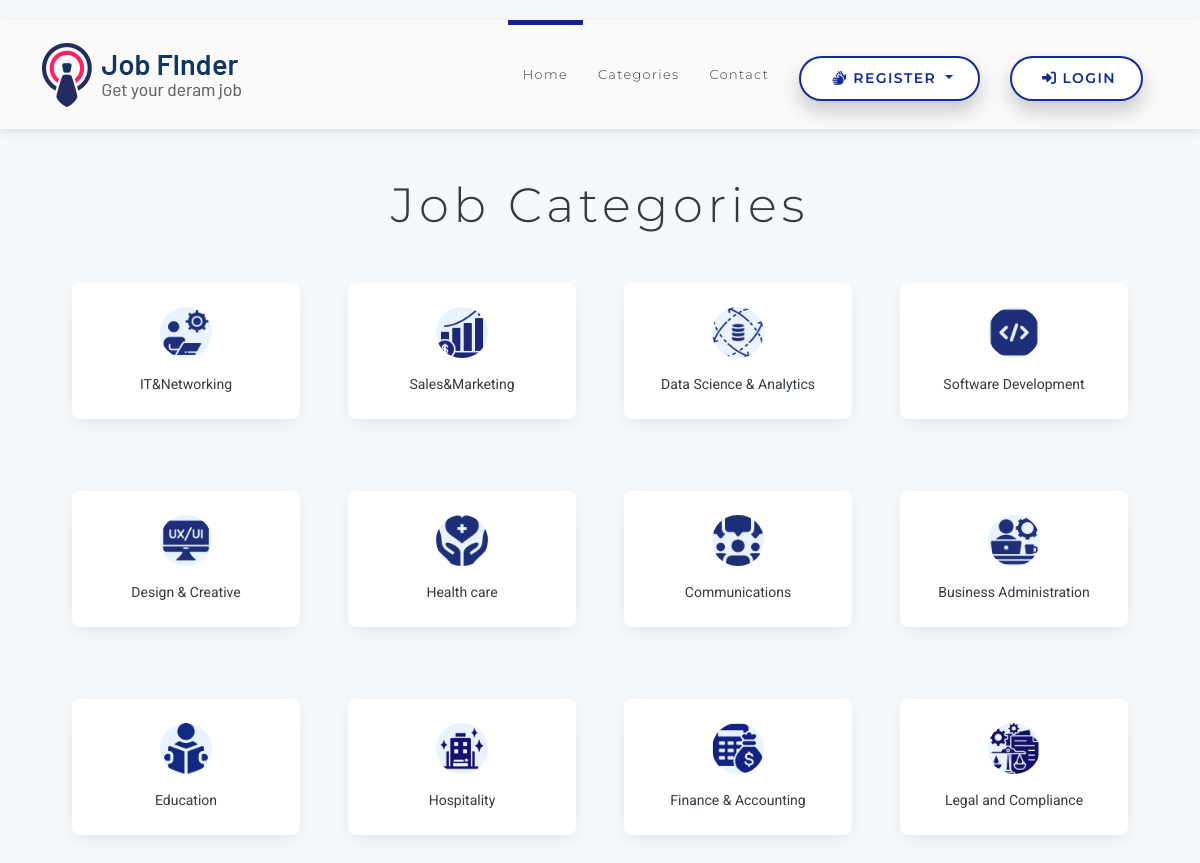
/add-categories/, run on the app's committed database.
### jobs/models.py (models this page shows, shortened)
class JobCategory(models.Model):
    category = models.CharField(max_length=100,unique=True)
    icon_image = models.ImageField(upload_to='category_images/', blank=True, null=True)

### adminapp/views.py (the view, shortened to what this page needs)
# urls.py: path('add-categories/', AddCategories.as_view(), name='add-category'),
class AddCategories(CreateView):
    model = JobCategory
    form_class = AddCategoryForm
    template_name = "admin/add_categories.html"
    context_object_name = 'categories'
    success_url = reverse_lazy('adminapp:add-category')
    def get_context_data(self, **kwargs):
        context = super().get_context_data(**kwargs)
        context['categories'] = JobCategory.objects.all()  # Add categories to context
        return context

### templates/admin/add_categories.html (shortened to what this page needs)
{% extends 'base.html' %}
{% load static %}
{% block content %}
<section class="py-5 px-5 py-xl-8 px-xl-5 bg-gradient-light">
    <div class="container">
        <div class="row justify-content-md-center">
            <div class="col-12 col-md-10 col-lg-8 col-xl-7 col-xxl-6">
                <h2 class="mb-5 display-5 text-center text-dark">Job Categories</h2>
            </div>
        </div>
        <div class="container overflow-hidden d-flex flex-column align-items-center text-center">
            <div class="row gy-5 gx-md-5 justify-content-center">
                {% for category in categories %}
                <div class="col-md-3 mb-4">
                    <div class="card align-items-center text-decoration-none border-0 hover-lift-light py-4">
                        <div class="dropdown">
                            {% if category.icon_image %}
                                <img src="{{ category.icon_image.url }}" alt="{{ category.category }}" width="80" height="80" class="icon-circle icon-circle-lg bg-pastel-primary text-primary dropdown-toggle" data-bs-toggle="dropdown" aria-haspopup="true" aria-expanded="false" style="cursor: pointer;">
                            {% else %}
                                <img src="{% static 'img/default_job.jpg' %}" alt="{{ category.category }}" width="80" height="80" class="icon-circle icon-circle-lg bg-pastel-primary text-primary dropdown-toggle" data-bs-toggle="dropdown" aria-haspopup="true" aria-expanded="false" style="cursor: pointer;">
                            {% endif %}
                        </div>
                        <span class="text-dark mt-3">
                            {{ category.category }}
                        </span>
                    </div>
                </div>
                {% endfor %}
            </div>
        </div>
    </div>
</section>
{% endblock %}

### static/css/style.default.css (style rules this page uses)
html { height: 100% }
body { height: 100% }
section { position: relative; padding-top: 90px; padding-bottom: 90px }
body { font-family: "Roboto", Helvetica, Arial, sans-serif; font-size: .875rem; font-weight: 400; line-height: 1.5; color: #555; background-color: #fff }
h1, h2, h3, h4, h5, h6, .h1, .h2, .h3, .h4, .box-simple h3, .box-image .name h3, .box-image-text .top .name h3, .box-image-text .top .name h4, .h5, .h6 { margin-bottom: 1rem; font-family: "Montserrat", Helvetica, Arial, sans-serif; font-weight: 700; line-height: 1.2; color: #555; letter-spacing: 0.1em }
h2, .h2 { font-size: 1.88125rem }
.text-primary { color: #ff7473 !important }
.text-dark { color: #343a40 !important }

### static/css/custom.css (style rules this page uses)
body { margin-top:20px; background:#f6f9fc; }
.hover-lift-light { transition: box-shadow .25s ease,transform .25s ease,color .25s ease,background-color .15s ease-in; }
.text-decoration-none { text-decoration: none!important; }
.py-4 { padding-top: 1.5rem!important; padding-bottom: 1.5rem!important; }
.align-items-center { align-items: center!important; }
.border-0 { border: 0!important; }
.card { position: relative; display: flex; flex-direction: column; min-width: 0; word-wrap: break-word; background-color: #fff; background-clip: border-box; border: 1px solid rgba(30,46,80,.09); border-radius: 0.5rem; transition: transform 0.3s ease-in-out; }
.icon-circle-lg { width: 5rem; height: 5rem; }
.icon-circle { position: relative; display: inline-flex; align-items: center; justify-content: center; width: 3.5rem; height: 3.5rem; border-radius: 50%; }
.bg-pastel-primary { background-color: #e9f3ff!important; }
.mb-4 { margin-bottom: 1.5rem!important; }
.icon-circle-lg { width: 4rem; height: 4rem; }
.icon-circle { position: relative; display: inline-flex; align-items: center; justify-content: center; width: 3.2rem; height: 3.2rem; border-radius: 50%; }

### data on the page
JobCategory: icon_image (picture), category "IT&Networking"
JobCategory: icon_image (picture), category "Sales&Marketing"
JobCategory: icon_image (picture), category "Data Science & Analytics"
JobCategory: icon_image (picture), category "Software Development"
JobCategory: icon_image (picture), category "Design & Creative"
JobCategory: icon_image (picture), category "Health care"
JobCategory: icon_image (picture), category "Communications"
JobCategory: icon_image (picture), category "Business Administration"
JobCategory: icon_image (picture), category "Education"
JobCategory: icon_image (picture), category "Hospitality"
JobCategory: icon_image (picture), category "Finance & Accounting"
JobCategory: icon_image (picture), category "Legal and Compliance"
